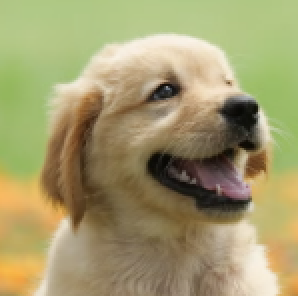
#> input picture ML/Layers/Src/dog.png, 149 x 148 px (shown 2 times larger)
$ python GAP.py
#> lines starting #> are read from the running program, lines starting #| are printed output that depends on the picture
import numpy as np
import matplotlib.pyplot as plt
import cv2 as cv

img = cv.imread("Src/dog.png")
#> img is the input picture: shape (148, 149, 3); mean B, G, R 109.2, 155.1, 162.6
img = cv.cvtColor(img, cv.COLOR_BGR2RGB)
img = cv.resize(img, (80, 80))
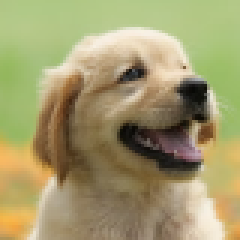
#> img: shape (80, 80, 3) (shown 3 times larger); mean R, G, B 162.5, 155, 109
imgstack = np.transpose(img, (2, 0, 1))

def AvgPooling(input,kernalsize,stride):
#> called with input = array of shape (3, 80, 80), kernalsize = 2, stride = 2
    channnels,height,width=input.shape
#> channnels = 3; height = 80; width = 80
    outputshape=((height-kernalsize)//stride)+1
#> outputshape = 40
    memory=np.zeros((channnels,outputshape,outputshape))
    for dp in range(channnels):
        for ht in range(outputshape):
            for wt in range(outputshape):
                rval=ht*stride
                cval=wt*stride
                imgpatch=input[dp,rval:rval+kernalsize,cval:cval+kernalsize]
                memory[dp,ht,wt]=np.average(imgpatch)
    return memory

def ReverseAvgPooling(error,input,kernalsize,stride):
    channnels, height, width = input.shape
    outputshape=((height-kernalsize)//stride)+1
    memory=np.zeros_like(input)
    for dp in range(channnels):
        for ht in range(outputshape):
            for wt in range(outputshape):
                rval=ht*stride
                cval=wt*stride
                memory[dp,rval:rval+kernalsize,cval:cval+kernalsize]+=1/(kernalsize**2)*error[dp,ht,wt]
    return memory

def GlobalAvgPooling(input):
    channnels,height,width=input.shape
    memory=np.zeros((channnels,1,1))
    for dp in range(channnels):
        val=np.average(input[dp,:,:])
        memory[dp]=val
    return memory

def ReverseGlobalAvgPooling(Error,input):
    channels,height,width=input.shape
    memory=np.zeros_like(input)
    for dp in range(channels):
        memory[dp,:,:]+=(1/(height*width))*Error[dp]
    return memory

out=AvgPooling(imgstack,2,2)
Out = np.transpose(out, (1, 2, 0))
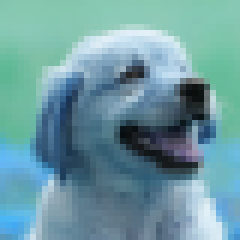
#> Out: shape (40, 40, 3) float64 (shown 6 times larger); mean of channels 0, 1, 2 162.5, 155, 109; drawn as B, G, R
Out = Out.astype(np.uint8)
plt.imshow(Out)
plt.show()
